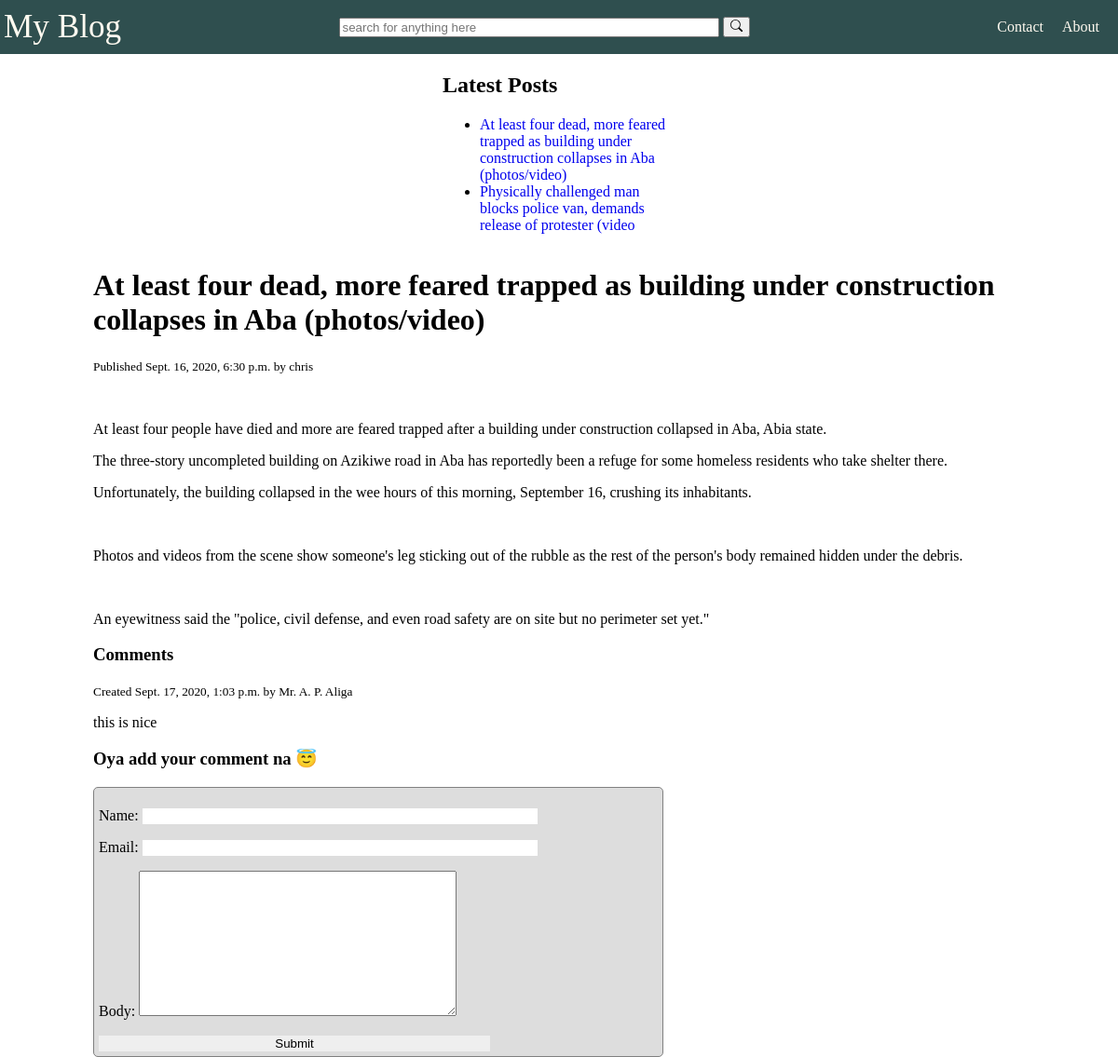
/blog/2020/9/16/least-four-dead-more-feared-trapped-building-under-construction-collapses-aba-photosvideo, run on the app's committed database.
### news/models.py (models this page shows, shortened)
class Post(models.Model):
    STATUS = (
        ('draft', 'Draft'),
        ('publish', 'Publish'),
    )
    title = models.CharField(max_length=300)
    slug = models.SlugField(max_length=400, unique_for_date='publish')
    body = models.TextField()
    author = models.ForeignKey(User, related_name='posts', on_delete=models.CASCADE)
    updated = models.DateTimeField(auto_now=True)
    created = models.DateTimeField(auto_now_add= True)
    status = models.CharField(max_length=10, choices=STATUS, default='draft')
    publish = models.DateTimeField(default=timezone.now)
    tags = TaggableManager()
    objects = models.Manager()
    published = PublishedManager()
    class Meta:
        ordering = ('-publish',)
    def get_absolute_url(self):
        return reverse('news:post_detail', args=[self.publish.year, self.publish.month, self.publish.day, self.slug])

class Comment(models.Model):
    name = models.CharField(max_length=100)
    email = models.EmailField()
    body = models.TextField()
    post = models.ForeignKey(Post, related_name='comments', on_delete=models.CASCADE)
    active = models.BooleanField(default=True)
    created = models.DateTimeField(auto_now_add=True)
    updated = models.DateTimeField(auto_now=True)
    class Meta:
        ordering = ('-created',)

### news/views.py (the view)
# urls.py: path('<int:year>/<int:month>/<int:day>/<slug:post>', views.post_detail, name='post_detail'),
def post_detail(request, year, month, day, post):
    post = get_object_or_404(Post, status = 'publish', publish__year = year, publish__month = month, publish__day = day, slug = post)
    comments = post.comments.filter(active = True)
    new_comment = None
    if request.method == 'POST':
        comment_form = CommentForm(data=request.POST)
        if comment_form.is_valid():
            new_comment = comment_form.save(commit=False)
            new_comment.post = post
            new_comment.save()
    else:
        comment_form = CommentForm()
    return render(request, 'news/posts/post_detail.html', {'post': post, 'comments': comments, 'comment_form': comment_form, 'new_comment': new_comment})

### news/forms.py
class CommentForm(forms.ModelForm):
    class Meta:
        model = Comment
        fields = ('name', 'email', 'body')

### news/models.py (called while the page is built)
    def get_queryset(self):
        return super(PublishedManager, self).get_queryset().filter(status = 'publish')

### news/templatetags/news_tags.py (called while the page is built)
@register.inclusion_tag('news/posts/latest_posts.html')
def show_latest_posts(count=5):
    latest_posts = Post.published.order_by('-publish')[:count]
    return {'latest_posts': latest_posts}

@register.filter(name="markdown")
def markdown_format(text):
    return mark_safe(markdown.markdown(text))

### news/templates/news/posts/post_detail.html (shortened to what this page needs)
{% extends 'base.html' %}
{% load news_tags %}
{% block content %}
    <h1>{{post.title}}</h1>
    <small>Published {{post.publish}} by {{post.author}}</small>
    <p>{{post.body|markdown}}</p>
    <h3>Comments</h3>
    {% for comment in comments %}
        <div class="comment">
            <small>Created {{comment.created}} by {{comment.name}} </small>
            {{comment.body|linebreaks}}
        </div>
    {% empty %}
        No comments 😝
    {% endfor %}
    {% if new_comment %}
        Comment Submitted
    {% else %}
        <h3>Oya add your comment na 😇</h3>
        <form method="post" class="detail_form">
            {{comment_form.as_p}}
            <input type="submit" value="Submit">
        </form>
    {% endif %}
{% endblock %}

### news/templates/base.html (shortened to what this page needs)
{% load static %}
{% load news_tags %}
<!DOCTYPE html>
<html>
    <head>
    </head>
    <body>
        <header>
            <span class="logo"><a href="{% url 'news:post_list' %}">My&nbsp;Blog</a></span>
            <span class="search"><form method="GET"><input type="text" name="query" placeholder="search for anything here">
                <button></button></form></span>
            <div class="right">
                <span><a href="">Contact</a></span>
                <span><a href="">About</a></span>
            </div>
        </header>
        <div class="body">
            <div class="sidebar">
                <h2>Latest Posts</h2>
                {% show_latest_posts %}
            </div>
            <div class="main">
                {% block content %}
                {% endblock %}
            </div>
        </div>
    </body>
</html>

### news/templates/news/posts/latest_posts.html
<ul>
    {% for post in latest_posts %}
        <li><a href="{{post.get_absolute_url}}">{{post.title}}</a></li>
    {% empty %}
    No latest Post.
    {% endfor %}
</ul>

### news/templates/base.html (style rules this page uses)
body { padding: 0; margin: 0; }
header { display: flex; justify-content: space-between; background-color: #2F4F4F; margin: 0; padding: 4px; top: 0; align-items: center; color:#FFFAF0; }
header a { text-decoration: none; color:#FFFAF0; }
.logo { font-size: 2.2rem; }
.right { margin: 1rem; }
.right span { margin-left: 1rem; }
.body { display: flex; flex-wrap: wrap; justify-content: space-evenly; }
.main { width: 1000px; }
.sidebar { width: 250px; }
input { width: 25rem; }
a { text-decoration: none; }
.detail_form input { width: 70%; border: none; }
.detail_form { width: 60%; border: 1px solid grey; padding: 5px; border-radius: 5px; background-color: #DDDDDD; }

### data on the page
Post: title "At least four dead, more feared trapped as building under construction collapses in Aba (photos/video)", publish "Sept. 16, 2020, 6:30 p.m.", author "chris", body "At least four people have died and more are feared trapped after a building under construction collapsed in Aba, Abia state. The three-story uncompleted building on Azikiwe road in Aba has reportedly been a refuge for some homeless residents who take shelter there. Unfortunately, the building collapsed in the wee hours of this morning, September 16, crushing its inhabitants. Photos and videos from the scene show someone's leg sticking out of the rubble as the rest of the person's body remained hidden under the debris. An eyewitness said the \"police, civil defense, and even road safety are on site but no perimeter set yet.\""
Post: title "Physically challenged man blocks police van, demands release of protester (video"
Comment: created "Sept. 17, 2020, 1:03 p.m.", name "Mr. A. P. Aliga", body "this is nice"
